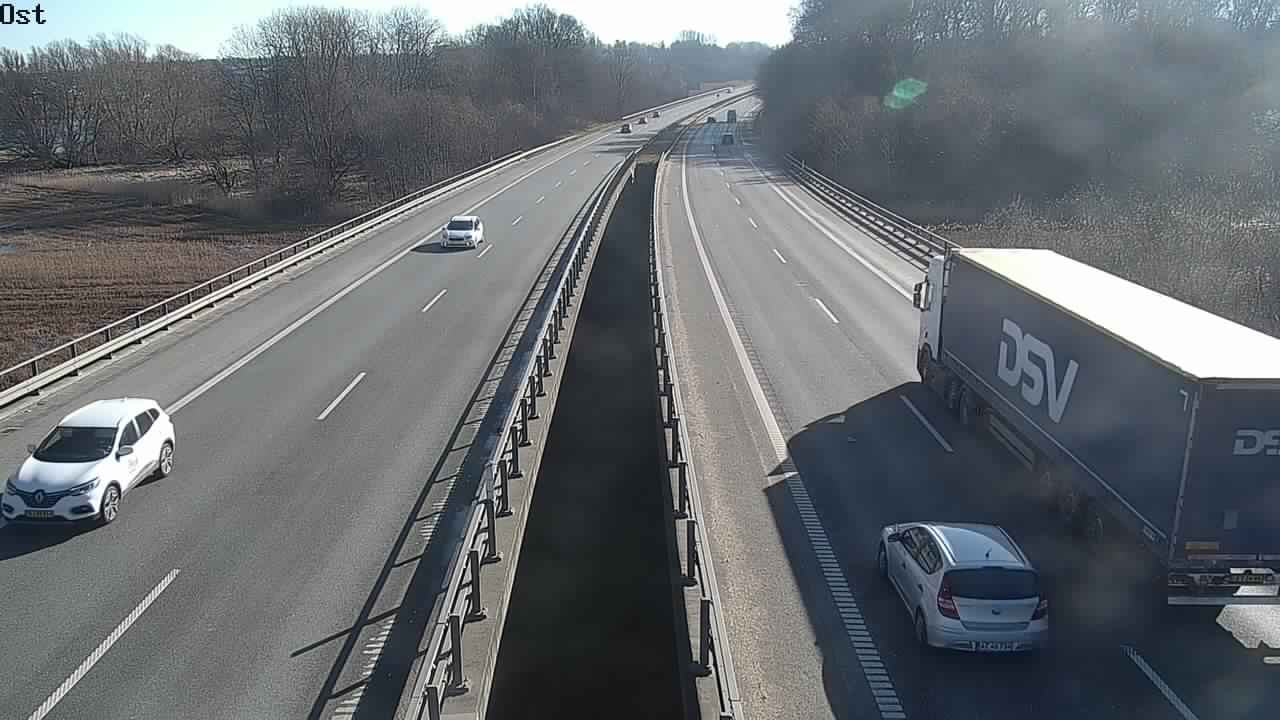
#> input picture data/images/camera_10_image_188.jpg, 1280 x 720 px; its folder holds 4 pictures in this run
$ python process_images.py
#> lines starting #> are read from the running program, lines starting #| are printed output that depends on the picture; after the words box and inside, x2 and y2 are one past the last pixel; in counts of white or black regions, pixels touching at a corner belong together
import cv2
import os
import numpy as np

def is_mostly_blue(img):
    # Convert image to HSV color space
    hsv = cv2.cvtColor(img, cv2.COLOR_BGR2HSV)

    # Define blue color range
    lower_blue = np.array([100, 50, 50])
    upper_blue = np.array([130, 255, 255])

    # Threshold the image to get blue regions
    mask = cv2.inRange(hsv, lower_blue, upper_blue)

    # Calculate the percentage of blue pixels in the image
    blue_pixels = np.count_nonzero(mask == 255)
    total_pixels = img.shape[0] * img.shape[1]
    blue_percentage = (blue_pixels / total_pixels) * 100

    # Return True if more than 70% of the image is blue
    return blue_percentage > 70

# Define the path to the directory containing the images
path = 'data/images/'

# Iterate over the images in the directory
for filename in os.listdir(path):
    # Load the image
    img = cv2.imread(os.path.join(path, filename))
#> img is the input picture: shape (720, 1280, 3); mean B, G, R 112.1, 107.9, 103.3

    # Check if the image is mostly blue
    if is_mostly_blue(img):
        # If it is, delete the image
#> in is_mostly_blue, `hsv = cv2.cvtColor(img, cv2.COLOR_BGR2HSV)`: hsv: shape (720, 1280, 3); mean H, S, V 65.9, 33.9, 113.5
#> in is_mostly_blue, `mask = cv2.inRange(hsv, lower_blue, upper_blue)`:
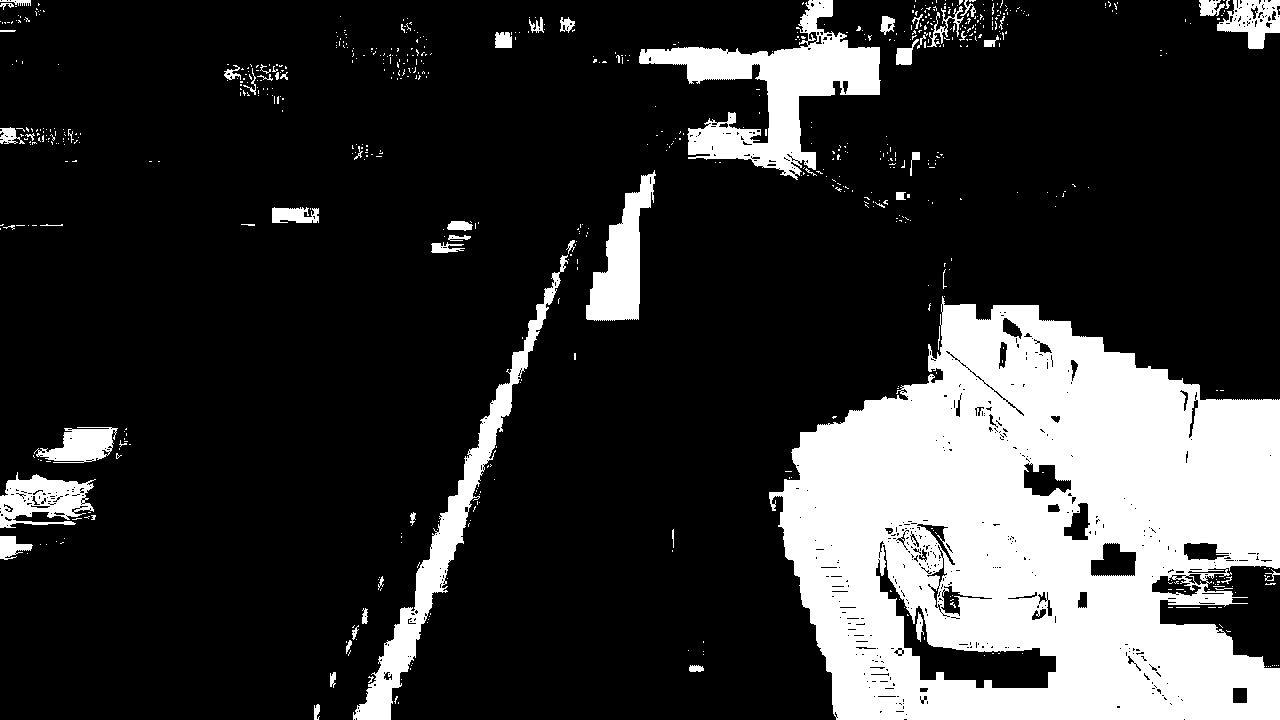
#> mask: shape (720, 1280); 20.8% white; 697 white regions (636 under 20 px), largest, box (x1, y1, x2, y2) and area: (769, 296, 1280, 720) 148557, (639, 0, 881, 180) 14355, (353, 255, 568, 720) 9393
#> in is_mostly_blue, `blue_pixels = np.count_nonzero(mask == 255)`: blue_pixels = 191300
#> in is_mostly_blue, `blue_percentage = (blue_pixels / total_pixels) * 100`: blue_percentage = 20.76
        os.remove(os.path.join(path, filename))
#> pass 2 of the loop `for filename in os.listdir(path):`:
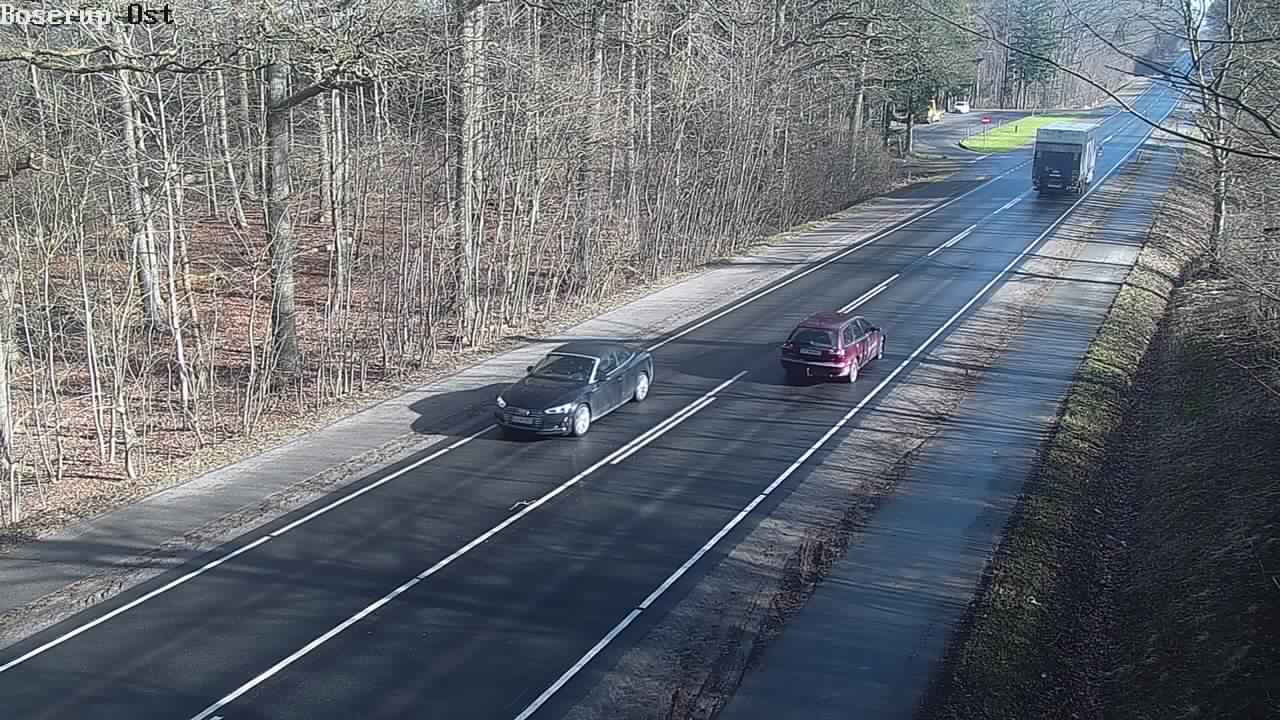
#> input picture data/images/camera_11_image_201.jpg, 1280 x 720 px
#> img is the input picture: shape (720, 1280, 3); mean B, G, R 113.3, 106.5, 101.6
#> hsv: shape (720, 1280, 3); mean H, S, V 74.1, 47.5, 116.2
#> in is_mostly_blue (call 2), `mask = cv2.inRange(hsv, lower_blue, upper_blue)`:
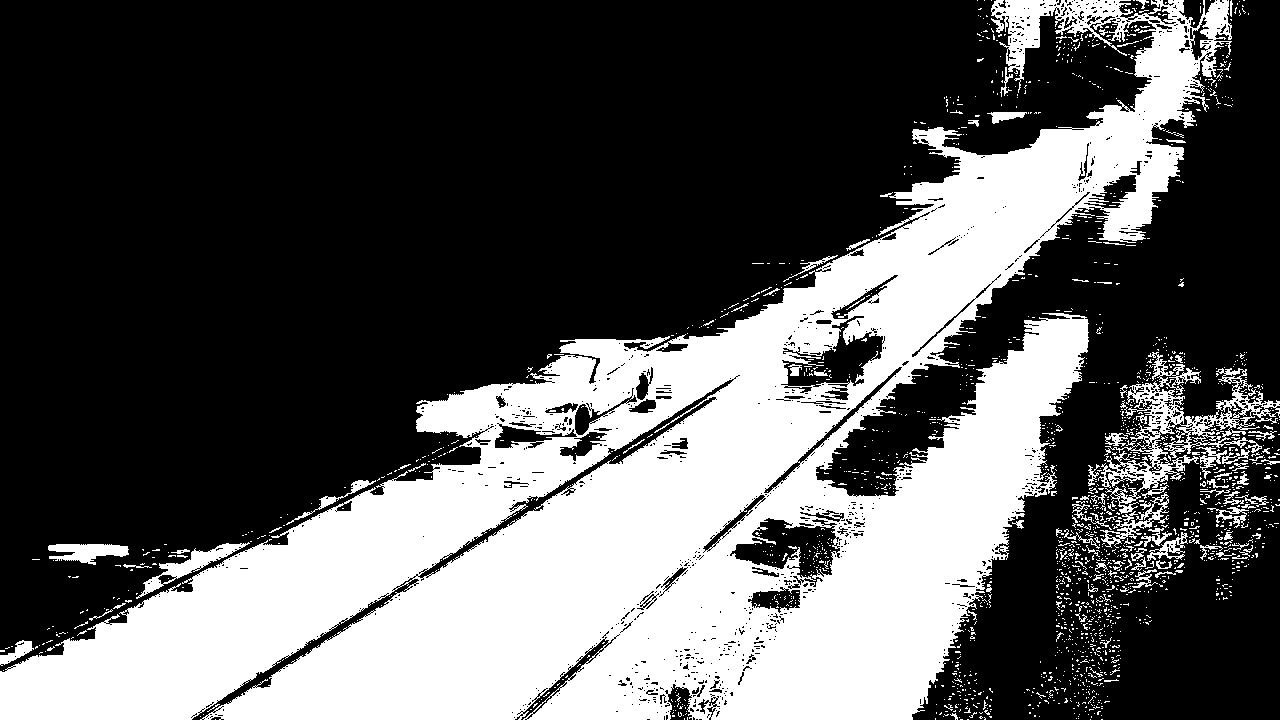
#> mask: shape (720, 1280); 34.8% white; 1835 white regions (1726 under 20 px), largest, box (x1, y1, x2, y2) and area: (0, 0, 1232, 720) 297607, (1098, 352, 1280, 514) 6429, (136, 542, 250, 599) 1298
#> blue_pixels = 320296
#> blue_percentage = 34.75
#> pass 3 of the loop `for filename in os.listdir(path):`:
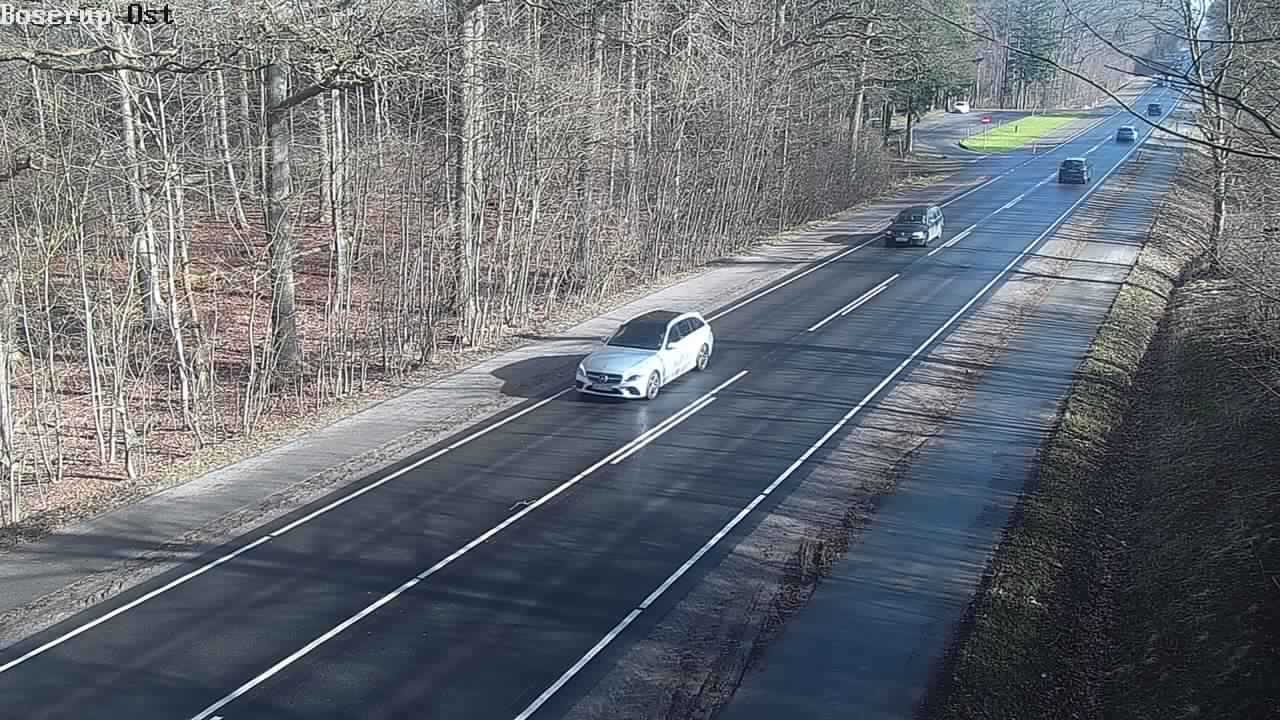
#> input picture data/images/camera_11_image_213.jpg, 1280 x 720 px
#> img is the input picture: shape (720, 1280, 3); mean B, G, R 115.2, 108.9, 103.8
#> hsv: shape (720, 1280, 3); mean H, S, V 73, 45.2, 118.2
#> in is_mostly_blue (call 3), `mask = cv2.inRange(hsv, lower_blue, upper_blue)`:
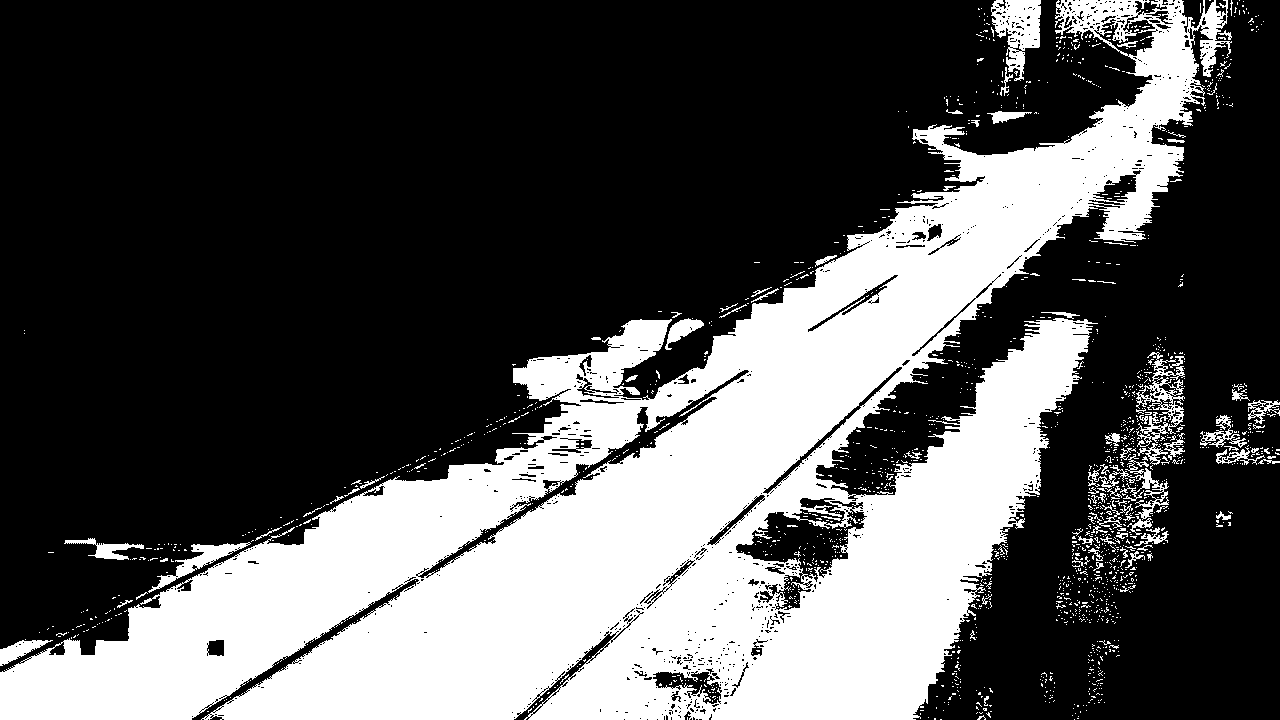
#> mask: shape (720, 1280); 33.2% white; 1600 white regions (1510 under 20 px), largest, box (x1, y1, x2, y2) and area: (0, 0, 1232, 720) 288031, (991, 0, 1041, 81) 2195, (1136, 352, 1185, 447) 1515
#> blue_pixels = 305568
#> blue_percentage = 33.16
#> the loop made 4 passes; the first 3 are shown
